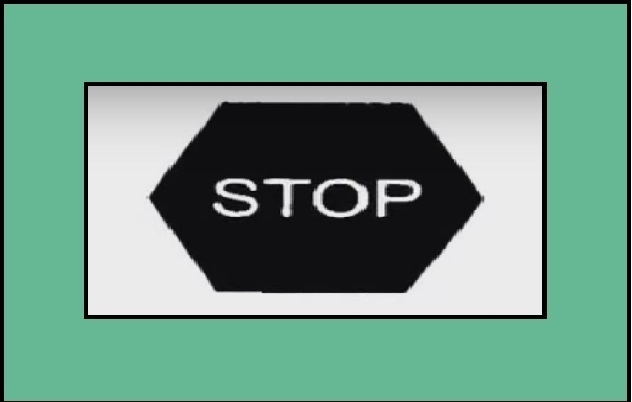
#> input picture Stop.jpg, 632 x 402 px
$ python -i mainsign.py   (imports and definitions only)   (Python 2 division)   (older library calls are emulated)
#> lines starting #> are read from the running program, lines starting #| are printed output that depends on the picture; after the words box and inside, x2 and y2 are one past the last pixel; in counts of white or black regions, pixels touching at a corner belong together
#> further down, picture is the input picture: shape (402, 632, 3); mean B, G, R 134.4, 153.3, 109.5
'''
Project: Road Sign Detection
Course: CS Fall 6600
Authors: Amitesh Mahajan, Vaibhav Sahu
'''

#import the necessary packages
import time
import cv2
import numpy as np
import pyttsx
# [2 lines not run here, left out]
# [1 line that did not run here, left out]
# [3 lines not run here, left out]

#Difference Variable
minDiff = 10000
minSquareArea = 5000
match = -1

#Frame width & Height
w=640
h=480

#Reference Images Display name & Original Name
ReferenceImages = ["left_turn.jpg","right_turn.jpg","Turn_Around.jpg", "Stop.jpg"]
ReferenceTitles = ["Turn Left Ahead","Right Turn Ahead","U Turn Ahead","Stop Sign Ahead"]

#define class for References Images
class Symbol:
    def __init__(self):
        self.img = 0
        self.name = 0

#define class instances (6 objects for 6 different images)
symbol= [Symbol() for i in range(4)]


# [65 lines left out: functions readRefImages, order_points, four_point_transform, auto_canny, not called in this run]


def resize_and_threshold_warped(image):
        #Resize the corrected image to proper size & convert it to grayscale
        #warped_new =  cv2.resize(image,(w/2, h/2))
        warped_new_gray = cv2.cvtColor(image, cv2.COLOR_BGR2GRAY)
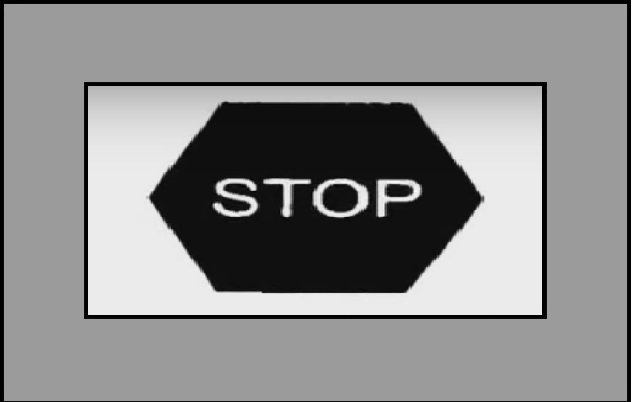
#> warped_new_gray: shape (402, 632); min 0, max 255, mean 137.8

        #Smoothing Out Image
        blur = cv2.GaussianBlur(warped_new_gray,(5,5),0)
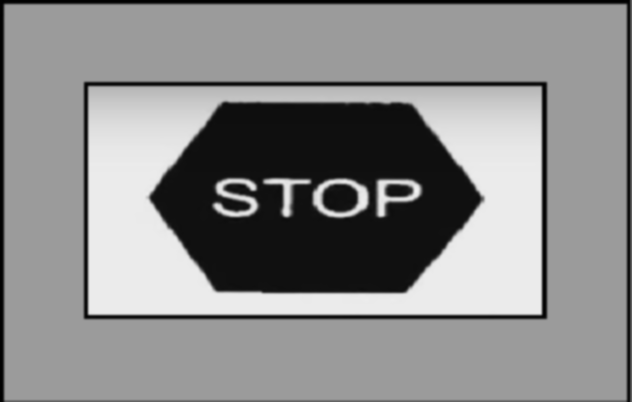
#> blur: shape (402, 632); min 0, max 243, mean 137.8

        #Calculate the maximum pixel and minimum pixel value & compute threshold
        min_val, max_val, min_loc, max_loc = cv2.minMaxLoc(blur)
#> min_val = 0; max_val = 243; min_loc = (0, 396); max_loc = (416, 190)
        threshold = (min_val + max_val)/2
#> threshold = 121.5

        #Threshold the image
        ret, warped_processed = cv2.threshold(warped_new_gray, threshold, 255, cv2.THRESH_BINARY)
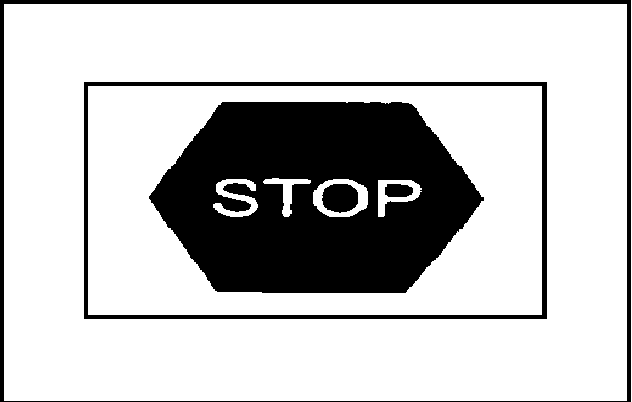
#> warped_processed: shape (402, 632); 76.6% white; 5 black regions, box (x1, y1, x2, y2) and area: (149, 102, 484, 293) 46138, (0, 0, 631, 402) 6331, (84, 82, 547, 319) 5765, (322, 184, 358, 213) 850, (385, 184, 413, 197) 319
#> ret = 121

        #return the thresholded image
        return warped_processed


# [50 lines left out: function main, not called in this run]


#Run Main
# [2 lines not run here, left out]

>>> import cv2
>>> picture = cv2.imread('Stop.jpg')
>>> result = resize_and_threshold_warped(picture)
